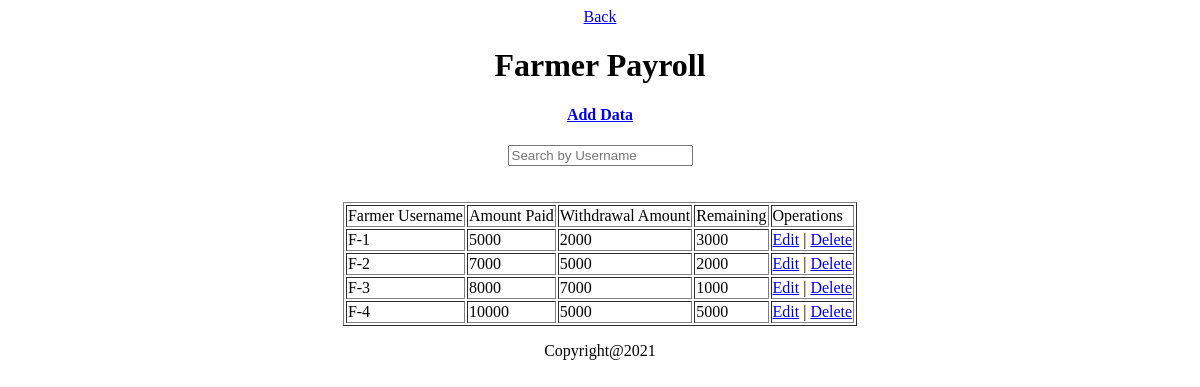
Page /view/farmerPayroll.php (signed in) on the committed database.
### tables this page shows
CREATE TABLE `farmerpayroll` (
  `fUsername` varchar(10) NOT NULL,
  `aPaid` int(20) NOT NULL,
  `wAmount` int(20) NOT NULL
);

### model/farmerPayrollModel.php (called while the page is built, shortened)
<?php
	function getAllFarmerPayroll(){
		$conn = getConnection();
		$sql = "select * from farmerpayroll";
		$result = mysqli_query($conn, $sql);
		$users = [];
		while ($row = mysqli_fetch_assoc($result)) {
			array_push($users, $row);
		}
		return $users;
	}
?>

### view/farmerPayroll.php (the view, shortened to what this page needs)
<?php
	include('header.php');
	require_once('../model/farmerPayrollModel.php');
	$farmerPayroll = getAllFarmerPayroll();
?>
<center>
	<link rel="stylesheet" href="style.css">
	<a href="mHome.php">Back</a>
	<br>
	<marquee><h1>Farmer Payroll</h1></marquee>
	<h4><a href='addFarmerPayroll.php'>Add Data</a> </h4>
	<form>
		<input type="text" name="search" id="search" value="" placeholder="Search by Username" onkeyup="ajax()">
	</form>
	<div id='result'></div><br><br>
	<table border = 1>
	<tr>
		<td>Farmer Username</td>
		<td>Amount Paid</td>
		<td>Withdrawal Amount</td>
		<td>Remaining</td>
		<td>Operations</td>
	</tr>
	<?php for($i = 0; $i < count($farmerPayroll); $i++){ ?>
		<tr>
			<td><?=$farmerPayroll[$i]['fUsername']?></td>
			<td><?=$farmerPayroll[$i]['aPaid']?></td>
			<td><?=$farmerPayroll[$i]['wAmount']?></td>
			<td><?=$farmerPayroll[$i]['aPaid'] - $farmerPayroll[$i]['wAmount'];?></td>
			<td><a href="editFarmerPayroll.php?fUsername=<?=$farmerPayroll[$i]['fUsername']?>"> Edit</a> |
				<a href="../controller/deleteFarmerPayroll.php?fUsername=<?=$farmerPayroll[$i]['fUsername']?>"> Delete </a>
			</td>
		</tr>
	<?php } ?>
	</table>
	</center>
<?php include('footer.php');?>

### rows in the picture
farmerpayroll: fUsername "F-1", aPaid "5000", wAmount "2000", $farmerPayroll[$i]['aPaid'] - $farmerPayroll[$i]['wAmount'] "3000"
farmerpayroll: fUsername "F-2", aPaid "7000", wAmount "5000", $farmerPayroll[$i]['aPaid'] - $farmerPayroll[$i]['wAmount'] "2000"
farmerpayroll: fUsername "F-3", aPaid "8000", wAmount "7000", $farmerPayroll[$i]['aPaid'] - $farmerPayroll[$i]['wAmount'] "1000"
farmerpayroll: fUsername "F-4", aPaid "10000", wAmount "5000", $farmerPayroll[$i]['aPaid']-$farmerPayroll[$i]['wAmount'] "5000"
